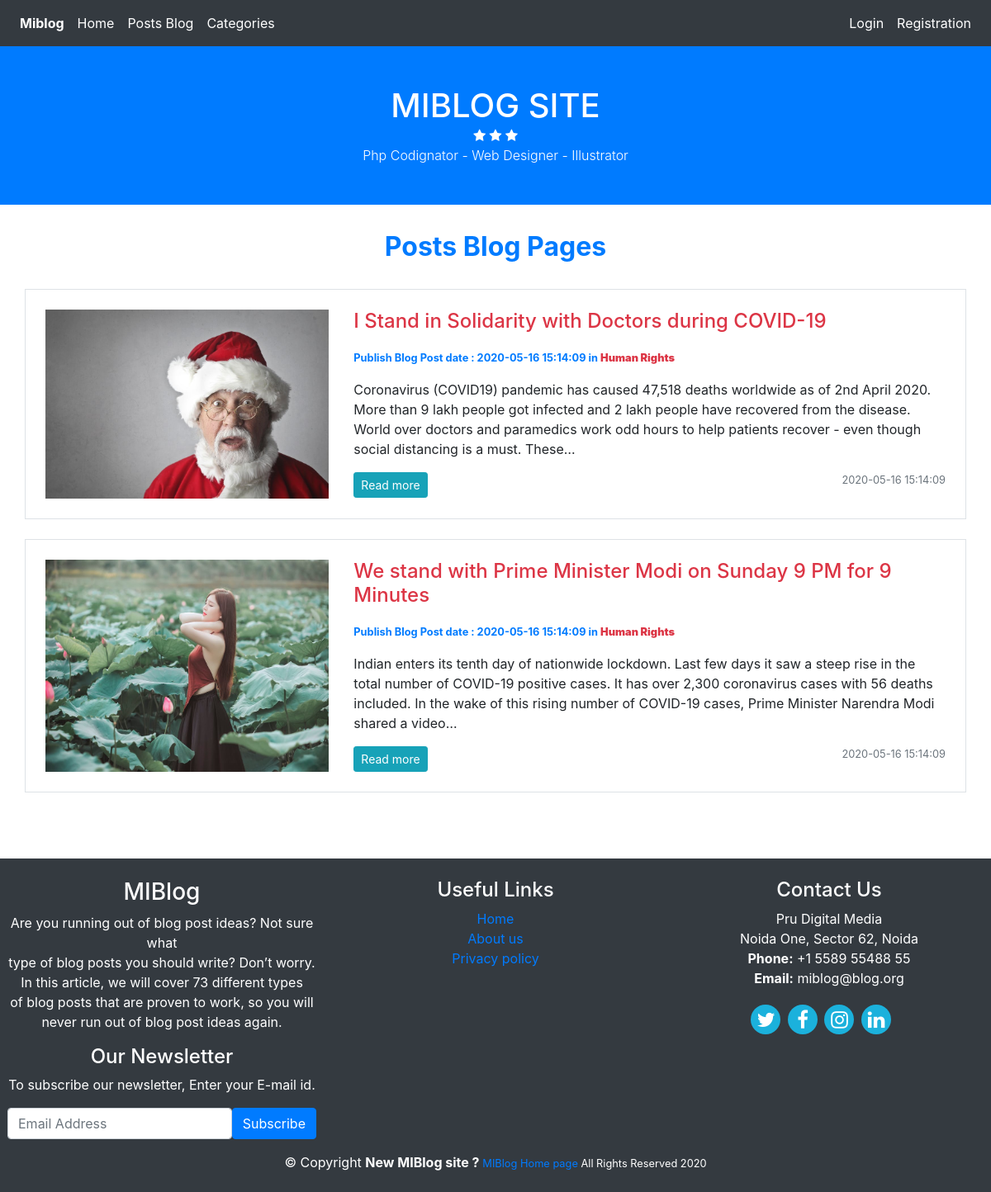
The page /posts on the database its author committed.
### tables this page shows
CREATE TABLE `posts` (
  `id` int(11) NOT NULL,
  `category_id` int(11) NOT NULL,
  `user_id` int(11) NOT NULL,
  `title` varchar(255) NOT NULL,
  `slug` varchar(255) NOT NULL,
  `body` text NOT NULL,
  `post_image` varchar(255) NOT NULL,
  `created_at` timestamp NOT NULL DEFAULT current_timestamp()
);

CREATE TABLE `categories` (
  `category_id` int(11) NOT NULL,
  `user_id` int(11) NOT NULL,
  `category_name` varchar(255) NOT NULL,
  `created_at` timestamp NOT NULL DEFAULT current_timestamp()
);

### application/controllers/Posts.php (called while the page is built, shortened)
<?php
	class Posts extends CI_Controller{
		public function index($offset = 0){
			$config['per_page'] = 3;
			$data['title'] = 'Latest Posts';
			$data['posts'] = $this->Post_model->get_posts(FALSE, $config['per_page'], $offset);
			$this->load->view('templates/header');
			$this->load->view('posts/index', $data);
			$this->load->view('templates/footer');
		}
	}
?>

### index.php (called while the page is built, shortened)
<?php
require_once BASEPATH.'core/CodeIgniter.php';

### application/models/Post_model.php (called while the page is built, shortened)
<?php
	class Post_model extends CI_Model{
		public function get_posts($slug = FALSE, $limit = FALSE, $offset = FALSE){
			if($limit){
				$this->db->limit($limit, $offset);
			}
			if($slug === FALSE){
				$this->db->order_by('posts.id','DESC');
				$this->db->join('categories','categories.category_id = posts.category_id');
				$query = $this->db->get('posts');
				return $query->result_array();
			}
			$this->db->order_by('posts.id','DESC');
			$this->db->join('categories','categories.category_id = posts.category_id');
			$query = $this->db->get_where('posts',array('slug' => $slug));
			return $query->row_array();
		}
	}
?>

### application/views/posts/index.php (the view, shortened to what this page needs)
<div class="album py-2">
   <div class="container p-0">
   		<h2 class="text-center pb-2 text-primary font-weight-bold"> Posts Blog Pages </h2>
      	<?php foreach($posts as $post) : ?>
			 <div class="col-md-12 border p-4 pt-4 mt-4">
				<div class="row">
				   <img class="col-md-4" src="<?php echo base_url(); ?>assets/images/posts/<?php echo $post['post_image']; ?>"
						alt="post_image">
				   <div class="col-md-8 pull-right">
				   	  <h4 class="pb-2 text-danger"> <?php echo $post['title'];  ?> </h4>
					  <small class="text-primary font-weight-bold m-auto" > Publish Blog Post date : <?php echo $post['created_at'];  ?>
					  	in <strong class="text-danger"><?php echo $post['category_name']; ?></strong>
					  </small>
					  <p class="card-text"> <?php echo character_limiter($post['body'], 300) ?> </p>
					  <div class="btn-group">
						 <button type="button" class="btn btn-sm btn-info" onclick="window.location.href='<?php echo base_url() ?>posts/<?php echo $post['slug']; ?>'">Read more</button>
					  </div>
					  <small class="text-muted pull-right"><?php echo $post['created_at'];  ?></small>
					</div>
				</div>
			 </div>
         <?php endforeach; ?>
         <div class="mb-4 pb-4">
			 <div class="row pagination-links list-pagination float-right d-flex">
			 </div>
	     </div>
    </div>
</div>

### assets/css/style.css (style rules this page uses)
.list-pagination { font-size:14px; font-weight: 500; display: block; padding: 15px; }
p { position: relative ; }

### rows shown on the page
posts: post_image (picture), title "I Stand in Solidarity with Doctors during COVID-19", category.created_at "2020-05-16 15:14:09", category.category_name "Human Rights", body "Coronavirus (COVID19) pandemic has caused 47,518 deaths worldwide as of 2nd April 2020. More than 9 lakh people got infected and 2 lakh people have recovered from the disease. World over doctors and paramedics work odd hours to help patients recover - even though social distancing is a must. These…"
posts: post_image (picture), title "We stand with Prime Minister Modi on Sunday 9 PM for 9 Minutes", category.created_at "2020-05-16 15:14:09", category.category_name "Human Rights", body "Indian enters its tenth day of nationwide lockdown. Last few days it saw a steep rise in the total number of COVID-19 positive cases. It has over 2,300 coronavirus cases with 56 deaths included. In the wake of this rising number of COVID-19 cases, Prime Minister Narendra Modi shared a video…"
